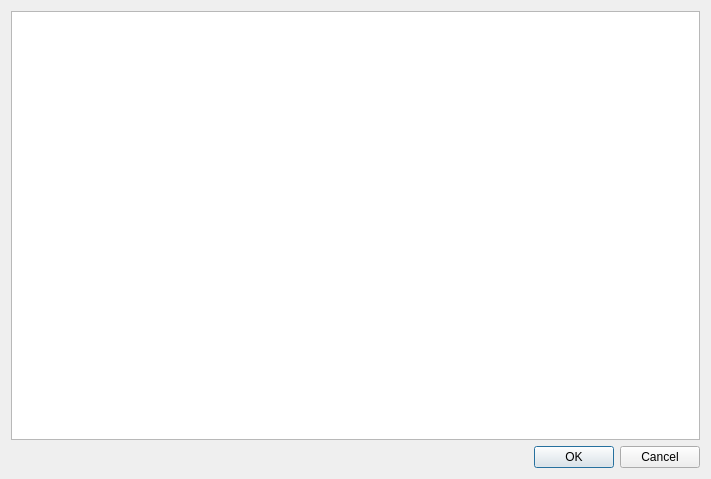
<?xml version="1.0" encoding="UTF-8"?>
<ui version="4.0">
 <class>RecentBooksDlg</class>
 <widget class="QDialog" name="RecentBooksDlg">
  <property name="geometry">
   <rect>
    <x>0</x>
    <y>0</y>
    <width>711</width>
    <height>479</height>
   </rect>
  </property>
  <property name="windowTitle">
   <string>Recent Books</string>
  </property>
  <property name="windowIcon">
   <iconset resource="cr3res.qrc">
    <normaloff>:/icons/action/icons/folder_favorite.png</normaloff>:/icons/action/icons/folder_favorite.png</iconset>
  </property>
  <layout class="QVBoxLayout" name="verticalLayout">
   <item>
    <widget class="QTableWidget" name="tableWidget">
     <property name="contextMenuPolicy">
      <enum>Qt::CustomContextMenu</enum>
     </property>
    </widget>
   </item>
   <item>
    <widget class="QDialogButtonBox" name="buttonBox">
     <property name="orientation">
      <enum>Qt::Horizontal</enum>
     </property>
     <property name="standardButtons">
      <set>QDialogButtonBox::Cancel|QDialogButtonBox::Ok</set>
     </property>
    </widget>
   </item>
  </layout>
  <action name="actionRemoveItem">
   <property name="text">
    <string>Remove Item</string>
   </property>
   <property name="shortcut">
    <string>Del</string>
   </property>
  </action>
  <action name="actionClearAll">
   <property name="text">
    <string>Clear All</string>
   </property>
  </action>
 </widget>
 <resources>
  <include location="cr3res.qrc"/>
 </resources>
 <connections>
  <connection>
   <sender>buttonBox</sender>
   <signal>accepted()</signal>
   <receiver>RecentBooksDlg</receiver>
   <slot>accept()</slot>
   <hints>
    <hint type="sourcelabel">
     <x>248</x>
     <y>254</y>
    </hint>
    <hint type="destinationlabel">
     <x>157</x>
     <y>274</y>
    </hint>
   </hints>
  </connection>
  <connection>
   <sender>buttonBox</sender>
   <signal>rejected()</signal>
   <receiver>RecentBooksDlg</receiver>
   <slot>reject()</slot>
   <hints>
    <hint type="sourcelabel">
     <x>316</x>
     <y>260</y>
    </hint>
    <hint type="destinationlabel">
     <x>286</x>
     <y>274</y>
    </hint>
   </hints>
  </connection>
 </connections>
</ui>
